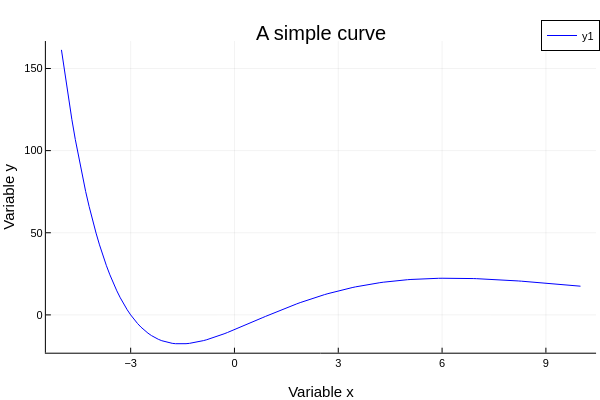

Write notebook code for a chart like this one.
### Code cell
using Plotly

plot(x, y,
    title="A simple curve",
    xlabel="Variable x",
    ylabel="Variable y",
    color="blue")

### Figure 1 — Plotly figure (JSON) as saved in the notebook; plotly's stock layout.template omitted (floating-point values rounded to 4 significant figures; data arrays with more than 128 entries replaced by an {"elided": "..."} marker saying what was removed)
{"data": [{"colorbar": {"len": 0.8657, "title": "", "x": 0.9934, "y": 0.5087}, "legendgroup": "y1", "line": {"color": "rgba(0, 0, 255, 1.000)", "dash": "solid", "shape": "linear", "width": 1}, "mode": "lines", "name": "y1", "showlegend": true, "type": "scatter", "x": {"elided": "151 float values"}, "xaxis": "x", "y": {"elided": "151 float values"}, "yaxis": "y"}], "layout": {"annotations": [{"font": {"color": "rgba(0, 0, 0, 1.000)", "family": "sans-serif", "size": 20}, "rotation": 0, "showarrow": false, "text": "A simple curve", "x": 0.535, "xanchor": "center", "xref": "paper", "y": 1, "yanchor": "top", "yref": "paper"}], "height": 400, "legend": {"bgcolor": "rgba(255, 255, 255, 1.000)", "bordercolor": "rgba(0, 0, 0, 1.000)", "borderwidth": 1, "font": {"color": "rgba(0, 0, 0, 1.000)", "family": "sans-serif", "size": 11}, "title": {"font": {"color": "rgba(0, 0, 0, 1.000)", "family": "sans-serif", "size": 15}, "text": ""}, "tracegroupgap": 0, "traceorder": "normal", "x": 1, "xanchor": "auto", "y": 1, "yanchor": "auto"}, "margin": {"b": 20, "l": 0, "r": 0, "t": 20}, "paper_bgcolor": "rgba(255, 255, 255, 1.000)", "plot_bgcolor": "rgba(255, 255, 255, 1.000)", "showlegend": true, "width": 600, "xaxis": {"anchor": "y", "domain": [0.07647, 0.9934], "gridcolor": "rgba(0, 0, 0, 0.100)", "gridwidth": 0.5, "linecolor": "rgba(0, 0, 0, 1.000)", "mirror": false, "range": [-5.45, 10.45], "showgrid": true, "showline": true, "showticklabels": true, "tickangle": 0, "tickcolor": "rgb(0, 0, 0)", "tickfont": {"color": "rgba(0, 0, 0, 1.000)", "family": "sans-serif", "size": 11}, "tickmode": "array", "ticks": "inside", "ticktext": ["−3", "0", "3", "6", "9"], "tickvals": [-3, 0, 3, 6, 9], "title": "Variable x", "titlefont": {"color": "rgba(0, 0, 0, 1.000)", "family": "sans-serif", "size": 15}, "type": "-", "visible": true, "zeroline": false, "zerolinecolor": "rgba(0, 0, 0, 1.000)"}, "yaxis": {"anchor": "x", "domain": [0.07581, 0.9415], "gridcolor": "rgba(0, 0, 0, 0.100)", "gridwidth": 0.5, "linecolor": "rgba(0, 0, 0, 1.000)", "mirror": false, "range": [-23.02, 166.7], "showgrid": true, "showline": true, "showticklabels": true, "tickangle": 0, "tickcolor": "rgb(0, 0, 0)", "tickfont": {"color": "rgba(0, 0, 0, 1.000)", "family": "sans-serif", "size": 11}, "tickmode": "array", "ticks": "inside", "ticktext": ["0", "50", "100", "150"], "tickvals": [0, 50, 100, 150], "title": "Variable y", "titlefont": {"color": "rgba(0, 0, 0, 1.000)", "family": "sans-serif", "size": 15}, "type": "-", "visible": true, "zeroline": false, "zerolinecolor": "rgba(0, 0, 0, 1.000)"}}}
